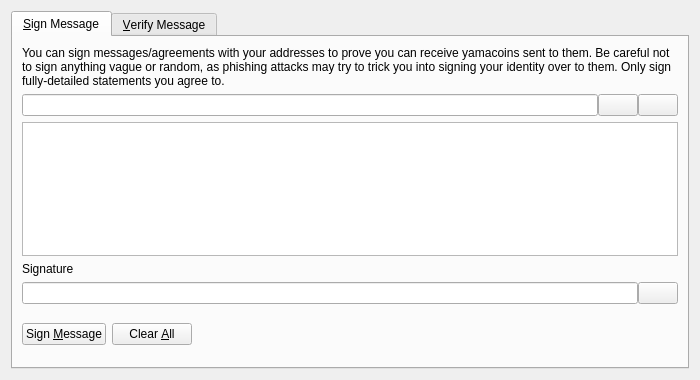
<?xml version="1.0" encoding="UTF-8"?>
<ui version="4.0">
 <class>SignVerifyMessageDialog</class>
 <widget class="QDialog" name="SignVerifyMessageDialog">
  <property name="geometry">
   <rect>
    <x>0</x>
    <y>0</y>
    <width>700</width>
    <height>380</height>
   </rect>
  </property>
  <property name="windowTitle">
   <string>Signatures - Sign / Verify a Message</string>
  </property>
  <property name="modal">
   <bool>true</bool>
  </property>
  <layout class="QVBoxLayout" name="verticalLayout">
   <item>
    <widget class="QTabWidget" name="tabWidget">
     <property name="currentIndex">
      <number>0</number>
     </property>
     <widget class="QWidget" name="tabSignMessage">
      <attribute name="title">
       <string>&amp;Sign Message</string>
      </attribute>
      <layout class="QVBoxLayout" name="verticalLayout_SM">
       <item>
        <widget class="QLabel" name="infoLabel_SM">
         <property name="text">
          <string>You can sign messages/agreements with your addresses to prove you can receive yamacoins sent to them. Be careful not to sign anything vague or random, as phishing attacks may try to trick you into signing your identity over to them. Only sign fully-detailed statements you agree to.</string>
         </property>
         <property name="textFormat">
          <enum>Qt::PlainText</enum>
         </property>
         <property name="wordWrap">
          <bool>true</bool>
         </property>
        </widget>
       </item>
       <item>
        <layout class="QHBoxLayout" name="horizontalLayout_1_SM">
         <property name="spacing">
          <number>0</number>
         </property>
         <item>
          <widget class="QValidatedLineEdit" name="addressIn_SM">
           <property name="toolTip">
            <string>The YAMAcoin address to sign the message with</string>
           </property>
          </widget>
         </item>
         <item>
          <widget class="QPushButton" name="addressBookButton_SM">
           <property name="toolTip">
            <string>Choose previously used address</string>
           </property>
           <property name="text">
            <string/>
           </property>
           <property name="icon">
            <iconset resource="../bitcoin.qrc">
             <normaloff>:/icons/address-book</normaloff>:/icons/address-book</iconset>
           </property>
           <property name="shortcut">
            <string>Alt+A</string>
           </property>
           <property name="autoDefault">
            <bool>false</bool>
           </property>
          </widget>
         </item>
         <item>
          <widget class="QPushButton" name="pasteButton_SM">
           <property name="toolTip">
            <string>Paste address from clipboard</string>
           </property>
           <property name="text">
            <string/>
           </property>
           <property name="icon">
            <iconset resource="../bitcoin.qrc">
             <normaloff>:/icons/editpaste</normaloff>:/icons/editpaste</iconset>
           </property>
           <property name="shortcut">
            <string>Alt+P</string>
           </property>
           <property name="autoDefault">
            <bool>false</bool>
           </property>
          </widget>
         </item>
        </layout>
       </item>
       <item>
        <widget class="QPlainTextEdit" name="messageIn_SM">
         <property name="toolTip">
          <string>Enter the message you want to sign here</string>
         </property>
        </widget>
       </item>
       <item>
        <widget class="QLabel" name="signatureLabel_SM">
         <property name="text">
          <string>Signature</string>
         </property>
         <property name="textFormat">
          <enum>Qt::PlainText</enum>
         </property>
        </widget>
       </item>
       <item>
        <layout class="QHBoxLayout" name="horizontalLayout_2_SM">
         <property name="spacing">
          <number>0</number>
         </property>
         <item>
          <widget class="QLineEdit" name="signatureOut_SM">
           <property name="font">
            <font>
             <italic>true</italic>
            </font>
           </property>
           <property name="readOnly">
            <bool>true</bool>
           </property>
          </widget>
         </item>
         <item>
          <widget class="QPushButton" name="copySignatureButton_SM">
           <property name="toolTip">
            <string>Copy the current signature to the system clipboard</string>
           </property>
           <property name="text">
            <string/>
           </property>
           <property name="icon">
            <iconset resource="../bitcoin.qrc">
             <normaloff>:/icons/editcopy</normaloff>:/icons/editcopy</iconset>
           </property>
           <property name="autoDefault">
            <bool>false</bool>
           </property>
          </widget>
         </item>
        </layout>
       </item>
       <item>
        <layout class="QHBoxLayout" name="horizontalLayout_3_SM">
         <item>
          <widget class="QPushButton" name="signMessageButton_SM">
           <property name="toolTip">
            <string>Sign the message to prove you own this YAMAcoin address</string>
           </property>
           <property name="text">
            <string>Sign &amp;Message</string>
           </property>
           <property name="icon">
            <iconset resource="../bitcoin.qrc">
             <normaloff>:/icons/edit</normaloff>:/icons/edit</iconset>
           </property>
           <property name="autoDefault">
            <bool>false</bool>
           </property>
          </widget>
         </item>
         <item>
          <widget class="QPushButton" name="clearButton_SM">
           <property name="toolTip">
            <string>Reset all sign message fields</string>
           </property>
           <property name="text">
            <string>Clear &amp;All</string>
           </property>
           <property name="icon">
            <iconset resource="../bitcoin.qrc">
             <normaloff>:/icons/remove</normaloff>:/icons/remove</iconset>
           </property>
           <property name="autoDefault">
            <bool>false</bool>
           </property>
          </widget>
         </item>
         <item>
          <spacer name="horizontalSpacer_1_SM">
           <property name="orientation">
            <enum>Qt::Horizontal</enum>
           </property>
           <property name="sizeHint" stdset="0">
            <size>
             <width>40</width>
             <height>48</height>
            </size>
           </property>
          </spacer>
         </item>
         <item>
          <widget class="QLabel" name="statusLabel_SM">
           <property name="font">
            <font>
             <weight>75</weight>
             <bold>true</bold>
            </font>
           </property>
           <property name="text">
            <string/>
           </property>
           <property name="wordWrap">
            <bool>true</bool>
           </property>
          </widget>
         </item>
         <item>
          <spacer name="horizontalSpacer_2_SM">
           <property name="orientation">
            <enum>Qt::Horizontal</enum>
           </property>
           <property name="sizeHint" stdset="0">
            <size>
             <width>40</width>
             <height>48</height>
            </size>
           </property>
          </spacer>
         </item>
        </layout>
       </item>
      </layout>
     </widget>
     <widget class="QWidget" name="tabVerifyMessage">
      <attribute name="title">
       <string>&amp;Verify Message</string>
      </attribute>
      <layout class="QVBoxLayout" name="verticalLayout_VM">
       <item>
        <widget class="QLabel" name="infoLabel_VM">
         <property name="text">
          <string>Enter the receiver's address, message (ensure you copy line breaks, spaces, tabs, etc. exactly) and signature below to verify the message. Be careful not to read more into the signature than what is in the signed message itself, to avoid being tricked by a man-in-the-middle attack. Note that this only proves the signing party receives with the address, it cannot prove sendership of any transaction!</string>
         </property>
         <property name="textFormat">
          <enum>Qt::PlainText</enum>
         </property>
         <property name="alignment">
          <set>Qt::AlignLeading|Qt::AlignLeft|Qt::AlignTop</set>
         </property>
         <property name="wordWrap">
          <bool>true</bool>
         </property>
        </widget>
       </item>
       <item>
        <layout class="QHBoxLayout" name="horizontalLayout_1_VM">
         <property name="spacing">
          <number>0</number>
         </property>
         <item>
          <widget class="QValidatedLineEdit" name="addressIn_VM">
           <property name="toolTip">
            <string>The YAMAcoin address the message was signed with</string>
           </property>
          </widget>
         </item>
         <item>
          <widget class="QPushButton" name="addressBookButton_VM">
           <property name="toolTip">
            <string>Choose previously used address</string>
           </property>
           <property name="text">
            <string/>
           </property>
           <property name="icon">
            <iconset resource="../bitcoin.qrc">
             <normaloff>:/icons/address-book</normaloff>:/icons/address-book</iconset>
           </property>
           <property name="shortcut">
            <string>Alt+A</string>
           </property>
           <property name="autoDefault">
            <bool>false</bool>
           </property>
          </widget>
         </item>
        </layout>
       </item>
       <item>
        <widget class="QPlainTextEdit" name="messageIn_VM"/>
       </item>
       <item>
        <widget class="QValidatedLineEdit" name="signatureIn_VM"/>
       </item>
       <item>
        <layout class="QHBoxLayout" name="horizontalLayout_2_VM">
         <item>
          <widget class="QPushButton" name="verifyMessageButton_VM">
           <property name="toolTip">
            <string>Verify the message to ensure it was signed with the specified YAMAcoin address</string>
           </property>
           <property name="text">
            <string>Verify &amp;Message</string>
           </property>
           <property name="icon">
            <iconset resource="../bitcoin.qrc">
             <normaloff>:/icons/transaction_0</normaloff>:/icons/transaction_0</iconset>
           </property>
           <property name="autoDefault">
            <bool>false</bool>
           </property>
          </widget>
         </item>
         <item>
          <widget class="QPushButton" name="clearButton_VM">
           <property name="toolTip">
            <string>Reset all verify message fields</string>
           </property>
           <property name="text">
            <string>Clear &amp;All</string>
           </property>
           <property name="icon">
            <iconset resource="../bitcoin.qrc">
             <normaloff>:/icons/remove</normaloff>:/icons/remove</iconset>
           </property>
           <property name="autoDefault">
            <bool>false</bool>
           </property>
          </widget>
         </item>
         <item>
          <spacer name="horizontalSpacer_1_VM">
           <property name="orientation">
            <enum>Qt::Horizontal</enum>
           </property>
           <property name="sizeHint" stdset="0">
            <size>
             <width>40</width>
             <height>48</height>
            </size>
           </property>
          </spacer>
         </item>
         <item>
          <widget class="QLabel" name="statusLabel_VM">
           <property name="font">
            <font>
             <weight>75</weight>
             <bold>true</bold>
            </font>
           </property>
           <property name="text">
            <string/>
           </property>
           <property name="wordWrap">
            <bool>true</bool>
           </property>
          </widget>
         </item>
         <item>
          <spacer name="horizontalSpacer_2_VM">
           <property name="orientation">
            <enum>Qt::Horizontal</enum>
           </property>
           <property name="sizeHint" stdset="0">
            <size>
             <width>40</width>
             <height>48</height>
            </size>
           </property>
          </spacer>
         </item>
        </layout>
       </item>
      </layout>
     </widget>
    </widget>
   </item>
  </layout>
 </widget>
 <customwidgets>
  <customwidget>
   <class>QValidatedLineEdit</class>
   <extends>QLineEdit</extends>
   <header>qvalidatedlineedit.h</header>
  </customwidget>
 </customwidgets>
 <resources>
  <include location="../bitcoin.qrc"/>
 </resources>
 <connections/>
</ui>
